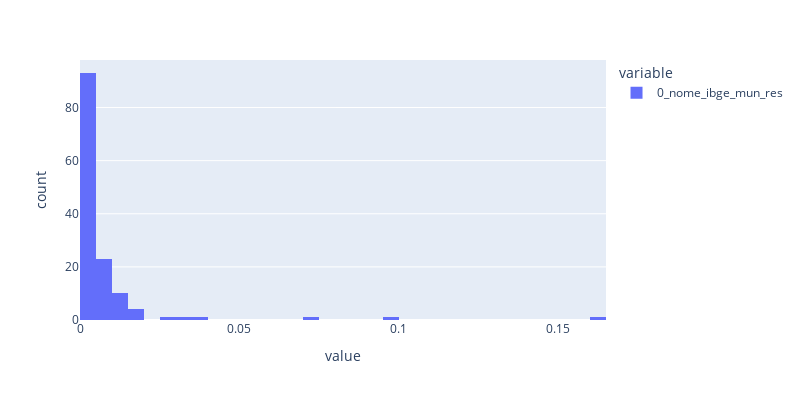

The code cell stored with this chart in its notebook:
### Code cell
px.histogram(serem['0_nome_ibge_mun_res'].value_counts()/serem['0_nome_ibge_mun_res'].value_counts().sum(), width=800, height=400)

### Figure 1 — Plotly figure (JSON) as saved in the notebook; plotly's stock layout.template omitted (floating-point values rounded to 4 significant figures; data arrays with more than 128 entries replaced by an {"elided": "..."} marker saying what was removed)
{"data": [{"alignmentgroup": "True", "bingroup": "x", "hovertemplate": "variable=0_nome_ibge_mun_res<br>value=%{x}<br>count=%{y}<extra></extra>", "legendgroup": "0_nome_ibge_mun_res", "marker": {"color": "#636efa", "pattern": {"shape": ""}}, "name": "0_nome_ibge_mun_res", "offsetgroup": "0_nome_ibge_mun_res", "orientation": "v", "showlegend": true, "type": "histogram", "x": {"elided": "136 float values"}, "xaxis": "x", "yaxis": "y"}], "layout": {"barmode": "relative", "height": 400, "legend": {"title": {"text": "variable"}, "tracegroupgap": 0}, "margin": {"t": 60}, "width": 800, "xaxis": {"anchor": "y", "domain": [0, 1], "title": {"text": "value"}}, "yaxis": {"anchor": "x", "domain": [0, 1], "title": {"text": "count"}}}}
